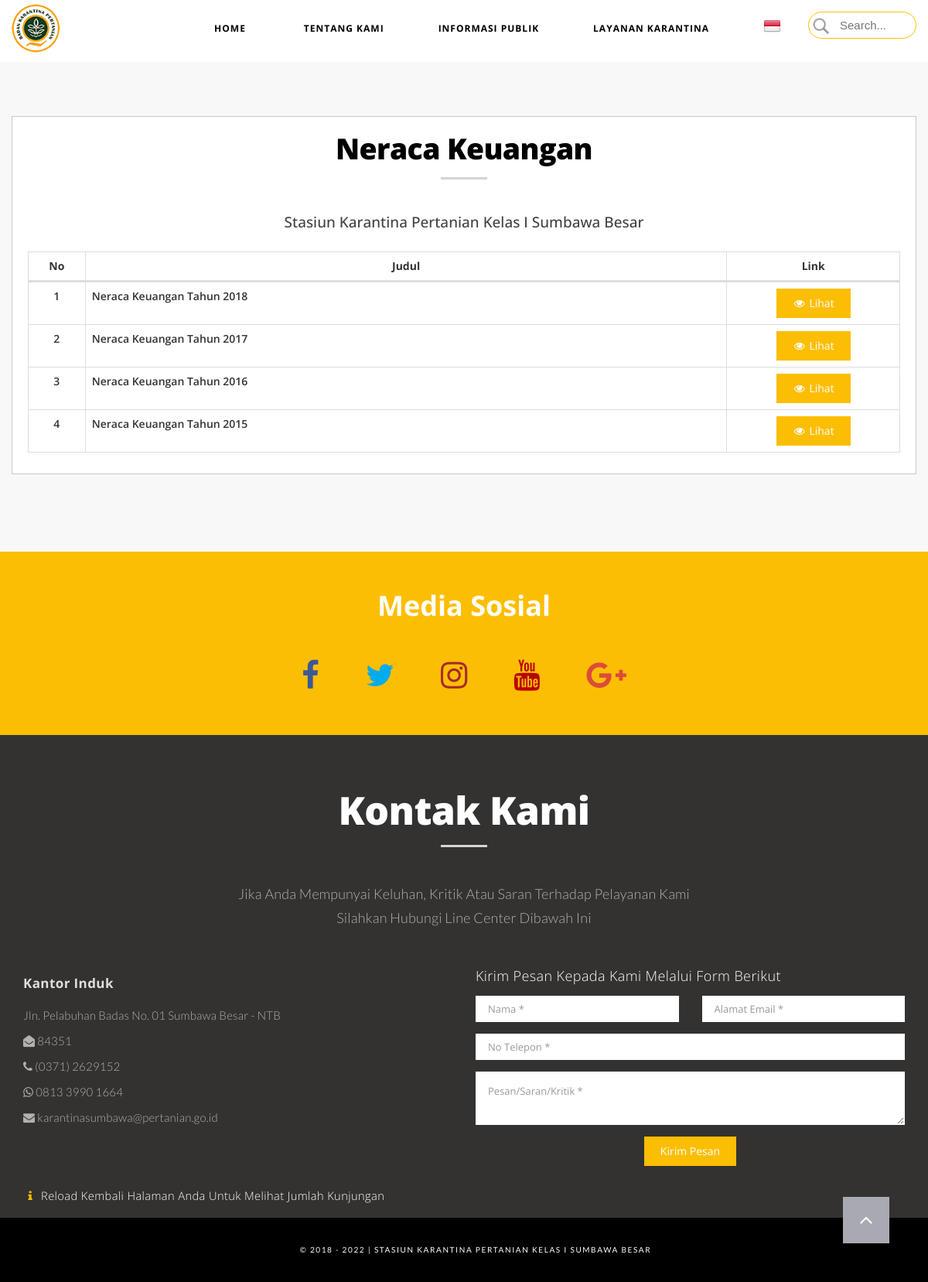
The app's page /keuangan?neraca_keuangan with its own data.
### tables this page shows
CREATE TABLE `neraca_keuangan` (
  `id` int(30) NOT NULL,
  `tahun` int(30) NOT NULL,
  `link` varchar(400) NOT NULL,
  `waktu_input` date NOT NULL
);

### admin/classes/class_keuangan.php (called while the page is built, shortened)
<?php
class keuangan{
	private $db;
	public function __construct(Database $db){
		$this->conn = $db;
		$this->db = $this->conn->getConnection();
	}
	public function TampilNeracaKeuangan($id=null){
		$sql = "SELECT * FROM neraca_keuangan";
		$sql .= ' ORDER BY id DESC';
		$query = $this->db->query($sql) or die ($this->db->error);
		return $query;
	}
}
?>

### admin/config/database.php (called while the page is built, shortened)
<?php
class Database {
	private static $connection;
	private $host = "localhost";
	private $username = "root";
	private $password = "";
	private $database = "websumbawa";
	private function __construct() {
		self::$connection = new mysqli($this->host, $this->username, $this->password, $this->database);
	}
	public function getConnection() {
		return self::$connection;
	}
}
?>

### templates/head.php (called while the page is built, shortened)
<?php
require_once('admin/config/database.php');
require_once('admin/classes/class_paginator.php');
require_once('admin/classes/class_keuangan.php');
$db = Database::getInstance();
$keuangan = new keuangan($db);
require_once('templates/header_web.php');
?>

### views/keuangan/neraca_keuangan/index.php (the view, shortened to what this page needs)
<section class="light-bg atas" id="berkala">
	<div class="container">
		<div class="row">
			<div class="mz-module text-center">
				<div class="mz-module-about text-center">
					<div class="section-title">
						<h2 class="judul">Neraca Keuangan</h2>
					</div>
					<div class="sub-judul">
						<h3>Stasiun Karantina Pertanian Kelas I Sumbawa Besar</h3>
					</div>
					<table id="info_berkala" class="table table-bordered text-center" style="width:100%">
						<thead>
							<tr>
								<th width="20">No</th>
								<th width="400">Judul</th>
								<th width="50">Link</th>
							</tr>
						</thead>
						<tbody>
							<?php
								$no = 1;
								$tampilNeracaKeuangan = $keuangan->tampilNeracaKeuangan();
								while ($data = $tampilNeracaKeuangan->fetch_object()) :
							?>
							<tr>
								<td><?php echo $no++;?></td>
								<td><?php echo 'Neraca Keuangan Tahun '.$data->tahun;?></td>
								<td><a href="<?=$data->link;?>" target="_blank"><button type="button"  class="btn btn-warning"><i class="fa fa-eye fa-fw"></i> Lihat</button></a></td>
							</tr>
							<?php endwhile ?>
						</tbody>
					</table>
				</div>
			</div>
		</div>
	</div>
</section>

### css/style.css (style rules this page uses)
body { margin: 0px; font-family: "Open Sans", Sans-serif; }
@media (min-width: 768px) { section { padding: 150px 0; } }
section { padding: 70px 0; }
.section-title h2 { font-size: 50px; color: #B3B3BB; font-weight: 900; letter-spacing: -0.6px; position: relative; margin: 0 0 50px 0; padding-bottom: 15px; }
.section-title h2:after { left: 50%; z-index: 1; width: 60px; height: 3px; content: " "; bottom: -5px; margin-left: -30px; text-align: center; position: absolute; background: #D4D4D4; }
.mz-module { position: relative; margin-bottom: 30px; }
.mz-module-about { border: 1px solid #c7c7d1; min-height: 280px; padding: 20px; background-color: #FFF; }
.mz-module-about h3 { font-weight: 500; font-size: 19px; color: #424242; margin-bottom: 20px; }
.light-bg { background-color: #f8f8f8; }
.btn { display: inline-block; padding: 8px 20px; margin-bottom: 0; font-size: 14px; font-weight: 400; line-height: 1.42857143; text-align: center; white-space: nowrap; vertical-align: middle; -ms-touch-action: manipulation; touch-action: manipulation; cursor: pointer; -webkit-user-select: none; -moz-user-select: none; -ms-user-select: none; user-select: none; background-image: none; border: 1px solid transparent; border-radius: 0px; background-color: #FCBE03; }
.pagination > li > a:hover, { background-color: white; }
body { top: 0px !important; }

### templates/header_web.php (style rules this page uses)
body { overflow-x: hidden; }

### views/keuangan/neraca_keuangan/index.php (style rules this page uses)
section#berkala { margin-top: 80px; }
h2.judul { color: #000; font-size: 28pt }
th { text-align: center; }
td { vertical-align: text-bottom; font-weight: 600 }
td:nth-of-type(2) { text-align: left; padding: 30px; vertical-align: text-bottom; }
h3 { text-align: center; }

### records on screen
neraca_keuangan: tahun "2018"
neraca_keuangan: tahun "2017"
neraca_keuangan: tahun "2016"
neraca_keuangan: tahun "2015"
